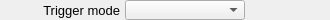
    <widget class="PyDMFrame" name="composite_6">
      <property name="geometry">
        <rect>
          <x>5</x>
          <y>180</y>
          <width>330</width>
          <height>20</height>
        </rect>
      </property>
      <widget class="QLabel" name="text_6">
        <property name="geometry">
          <rect>
            <x>0</x>
            <y>0</y>
            <width>120</width>
            <height>20</height>
          </rect>
        </property>
        <property name="text">
          <string>Trigger mode</string>
        </property>
        <property name="font" stdset="0">
          <font>
            <pointsize>10</pointsize>
          </font>
        </property>
        <property name="brush" stdset="0">
          <brush brushstyle="SolidPattern">
            <color alpha="255">
              <red>0</red>
              <green>0</green>
              <blue>0</blue>
            </color>
          </brush>
        </property>
        <property name="toolTip">
          <string>text_6</string>
        </property>
        <property name="alignment">
          <set>Qt::AlignRight|Qt::AlignTrailing|Qt::AlignVCenter</set>
        </property>
        <property name="styleSheet">
          <string notr="true">QLabel#text_6 {
  color: rgb(0, 0, 0);
  }</string>
        </property>
      </widget>
      <widget class="PyDMEnumComboBox" name="menu_1">
        <property name="geometry">
          <rect>
            <x>125</x>
            <y>0</y>
            <width>120</width>
            <height>20</height>
          </rect>
        </property>
        <property name="toolTip">
          <string>${prefix}TriggerMode</string>
        </property>
        <property name="channel" stdset="0">
          <string>ca://${prefix}TriggerMode</string>
        </property>
        <property name="font" stdset="0">
          <font>
            <pointsize>10</pointsize>
          </font>
        </property>
        <property name="styleSheet">
          <string notr="true">PyDMEnumComboBox#menu_1 {
  color: rgb(0, 0, 0);
  background-color: rgb(115, 223, 255);
  }</string>
        </property>
      </widget>
      <widget class="PyDMLabel" name="text_update_6">
        <property name="geometry">
          <rect>
            <x>250</x>
            <y>1</y>
            <width>80</width>
            <height>18</height>
          </rect>
        </property>
        <property name="toolTip">
          <string>PV: ${prefix}TriggerMode_RBV</string>
        </property>
        <property name="channel" stdset="0">
          <string>ca://${prefix}TriggerMode_RBV</string>
        </property>
        <property name="displayFormat" stdset="0">
          <enum>PyDMLabel::String</enum>
        </property>
        <property name="font" stdset="0">
          <font>
            <pointsize>10</pointsize>
          </font>
        </property>
        <property name="alignment">
          <set>Qt::AlignLeading|Qt::AlignLeft|Qt::AlignVCenter</set>
        </property>
        <property name="textInteractionFlags">
          <set>Qt::TextSelectableByKeyboard|Qt::TextSelectableByMouse</set>
        </property>
        <property name="styleSheet">
          <string notr="true">PyDMLabel#text_update_6 {
  color: rgb(10, 0, 184);
  background-color: rgb(187, 187, 187);
  }</string>
        </property>
      </widget>
    </widget>
